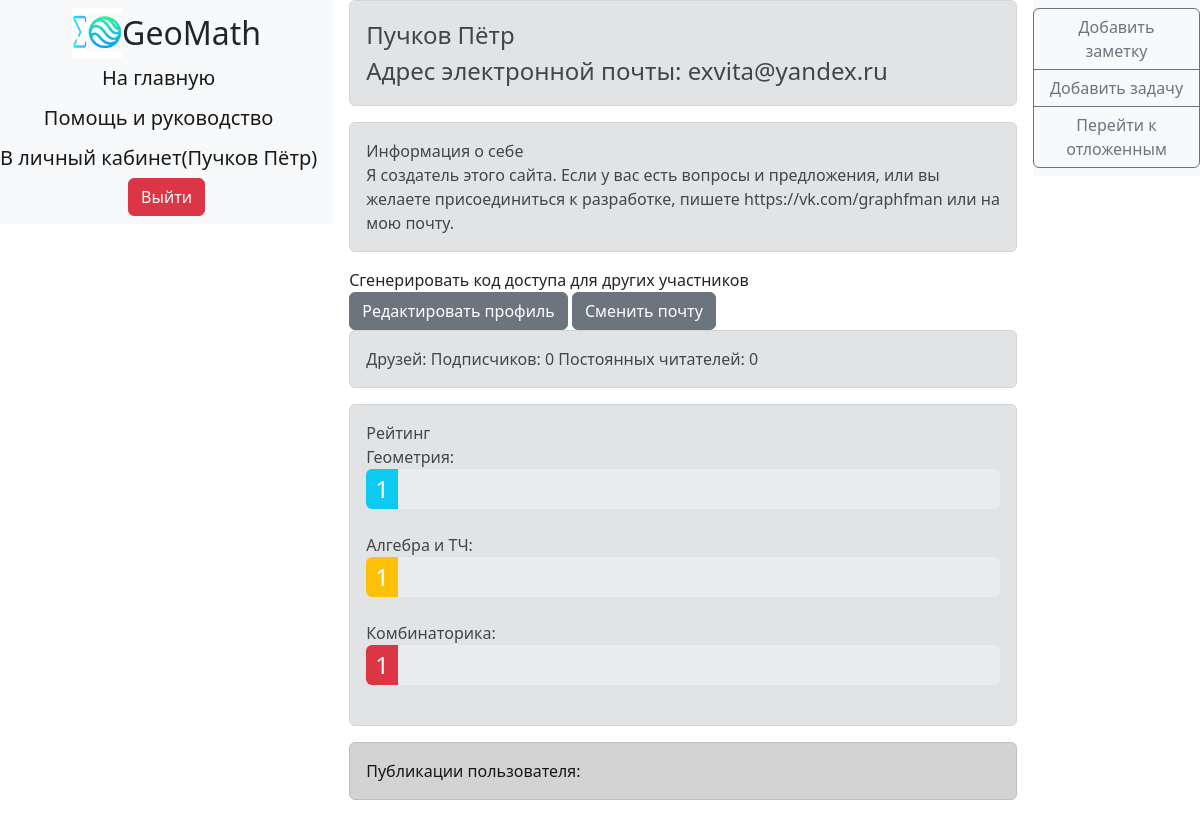
Page /profile/1 (signed in) on the earlier database version.
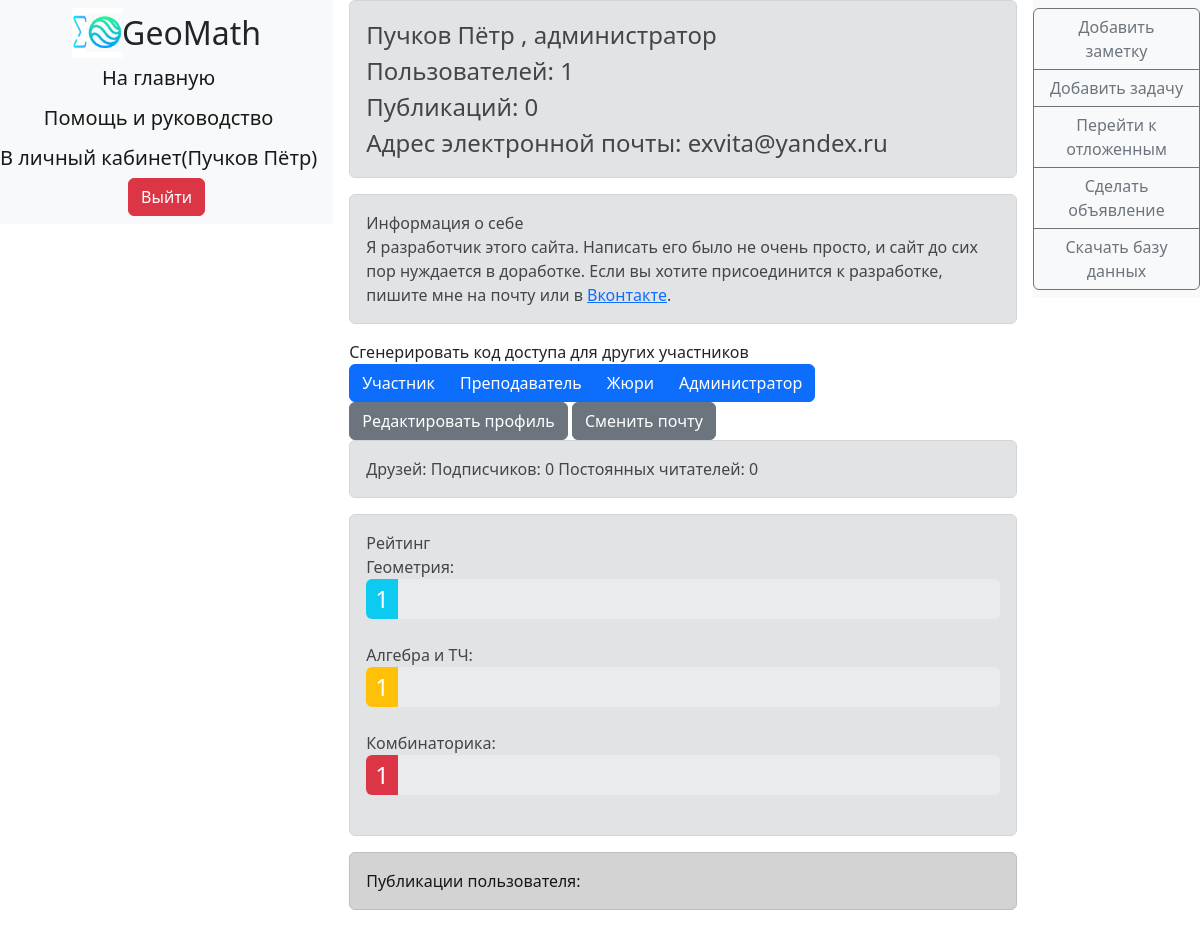
Same page on the later database version.
### data/users.py (models this page shows, shortened)
class User(SqlAlchemyBase, UserMixin):
    __tablename__ = 'users'
    id = sqlalchemy.Column(sqlalchemy.Integer,
                           primary_key=True, autoincrement=True)
    name = sqlalchemy.Column(sqlalchemy.String, nullable=True)
    status = sqlalchemy.Column(sqlalchemy.String, nullable=True)
    about = sqlalchemy.Column(sqlalchemy.String, nullable=True)
    email = sqlalchemy.Column(sqlalchemy.String,
                              index=True, unique=True, nullable=True)
    email_code = sqlalchemy.Column(sqlalchemy.String)
    new_email = sqlalchemy.Column(sqlalchemy.String)
    new_email_code = sqlalchemy.Column(sqlalchemy.String, default='')
    hashed_password = sqlalchemy.Column(sqlalchemy.String, nullable=True)
    created_date = sqlalchemy.Column(sqlalchemy.DateTime,
                                     default=datetime.datetime.now)
    wrong = sqlalchemy.Column(sqlalchemy.PickleType, default=[])
    toread = sqlalchemy.Column(sqlalchemy.PickleType, default=[])
    subscribers_count = sqlalchemy.Column(sqlalchemy.Integer, default=0)
    readers = sqlalchemy.Column(sqlalchemy.PickleType, default=[])
    subscribes = sqlalchemy.Column(sqlalchemy.PickleType, default=[])
    posts = orm.relation("Post", back_populates='user')
    problems = orm.relation("Problem", back_populates='user')
    solutions = orm.relation("Solution", back_populates='user')
    comments = orm.relation("Comment", back_populates='user')
    def profile_href(self):
        return f"/profile/{self.id}"
    def get_rank(self, theme=None, creating_only=False): # Умная функция подсчёта рейтинга
        res = 0
        if self.status in ['жюри', 'преподаватель']:
            return 100
        for post in self.posts:
            if theme is None or post.theme == theme:
                res += post.rank
        for comment in self.comments:
            if theme is None or comment.theme == theme:
                res += comment.rank * 0.3
        timedelta = datetime.datetime.now() - self.created_date
        months = timedelta.seconds / 60 / 60 / 24 / 30
        res -= months
        rank = max(1, math.atan(res / 2000) / math.pi * 200)
        return rank

### main.py (the view)
@login_required
@app.route('/profile/<int:user_id>')
def profile(user_id):
    if not current_user.is_authenticated:
        return redirect('/login')
    db_sess = db_session.create_session()
    user = db_sess.query(User).filter(User.id == user_id).first()
    if not user:
        db_sess.close()
        return redirect("/")
    publs = sorted(list(user.posts) + list(user.problems), key=lambda x: x.created_date)[
            ::-1]
    res = make_response(
        render_template("profile.html", title=user.name, user=user, viewer=current_user, publications=publs,
                        isinstance=isinstance,
                        Post=Post, Problem=Problem,
                        subscribers=user.subscribers_count, readers=(0 if not user.readers else len(user.readers)),
                        geom1=user.get_rank('0', creating_only=True),
                        alg1=user.get_rank('1', creating_only=True), comb1=user.get_rank('2', creating_only=True),
                        geom2=user.get_rank('0'),
                        alg2=user.get_rank('1'), comb2=user.get_rank('2'), with_cats_show=with_cats_show,
                        admin_message=admin_message, users_count=db_sess.query(User).count(),
                        publ_count=db_sess.query(Post).count() + db_sess.query(Problem).count()
                        ))
    return res

### data/db_session.py (called while the page is built)
def create_session() -> Session:
    global __factory
    return __factory()

### main.py (called while the page is built)
@login_manager.user_loader
def load_user(user_id):
    db_sess = db_session.create_session()
    return db_sess.query(User).get(user_id)

### templates/profile.html (shortened to what this page needs)
{% extends "base.html" %}
{% block content %}
<div class="alert alert-secondary"><font size="5">
    {{ user.name }}
    {% if viewer.id==user.id and user.status=="администратор" %}, администратор<br> Пользователей: {{users_count}}<br>Публикаций: {{publ_count}}
    {% endif %}
    <br>
    Адрес электронной почты: {{ user.email }}
</font></div>
{% if user.about %}
{% if user.status=="администратор" %}
<div class="alert alert-secondary">Информация о себе <br> {{ user.about|safe }}</div>
{% else %}
<div class="alert alert-secondary">Информация о себе <br> {{ user.about }}</div>
{% endif %}
{% endif %}
{% if viewer.id==user.id %}
Сгенерировать код доступа для других участников<br>
{% if user.status=="администратор" %}
<div class="btn-group" role="group" aria-label="Basic example">
    <a href="/generate_code/участник" class="btn btn-primary">Участник</a>
    <a href="/generate_code/преподаватель" class="btn btn-primary">Преподаватель</a>
    <a href="/generate_code/жюри" class="btn btn-primary">Жюри</a>
    <a href="/generate_code/администратор" class="btn btn-primary">Администратор</a>
</div>
{% elif user.status=="жюри" %}
<div class="btn-group" role="group" aria-label="Basic example">
    <a href="/generate_code/участник" class="btn btn-primary">Участник</a>
    <a href="/generate_code/преподаватель" class="btn btn-primary">Преподаватель</a>
    <a href="/generate_code/жюри" class="btn btn-primary">Жюри</a>
</div>
{% elif user.status=="преподаватель" %}
<div class="btn-group" role="group" aria-label="Basic example">
    <a href="/generate_code/участник" class="btn btn-primary">Участник</a>
    <a href="/generate_code/преподаватель" class="btn btn-primary">Преподаватель</a>
</div>
{% elif user.status=="участник" %}
<div class="btn-group" role="group" aria-label="Basic example">
    <a href="/generate_code/участник" class="btn btn-primary">Участник</a>
</div>
{% endif %}
{% set edit_profile_href = "/edit_profile/" + user.id|string %}
{% set email_reset_href = "/reset_email/"+user.id|string %}
<a class="btn btn-secondary" href={{ edit_profile_href }}>Редактировать профиль</a> <a class="btn btn-secondary" href={{ email_reset_href }}>Сменить почту</a>
{% endif %}
<div class="alert alert-secondary">Друзей: {{ friends }} Подписчиков: {{ subscribers }} Постоянных читателей: {{ readers
    }}
</div>
{% if user.status!="жюри" and user.status!="преподаватель" %}
<div class="alert alert-secondary">
    Рейтинг<br>
    Геометрия:
    <div class="progress" style="height: 40px;">
        {% if 0<=geom1 and geom1<10 %}
        <div class="progress-bar bg-info" role="progressbar" style="width: 5%" aria-valuenow="5" aria-valuemin="0"
             aria-valuemax="100"><font
                size="5">{{ geom1 }}</font></div>
        {% elif 10<=geom1 and geom1<30 %}
        <div class="progress-bar bg-info" role="progressbar" style="width: 20%" aria-valuenow="20" aria-valuemin="0"
             aria-valuemax="100"><font
                size="5">{{ geom1 }}</font></div>
        {% elif 30<=geom1 and geom1<50 %}
        <div class="progress-bar bg-info" role="progressbar" style="width: 40%" aria-valuenow="40" aria-valuemin="0"
             aria-valuemax="100"><font
                size="5">{{ geom1 }}</font></div>
        {% elif 50<=geom1 and geom1<70 %}
        <div class="progress-bar bg-info" role="progressbar" style="width: 60%" aria-valuenow="60" aria-valuemin="0"
             aria-valuemax="100"><font
                size="5">{{ geom1 }}</font></div>
        {% elif 70<=geom1 and geom1<90 %}
        <div class="progress-bar bg-info" role="progressbar" style="width: 80%" aria-valuenow="80" aria-valuemin="0"
             aria-valuemax="100"><font
                size="5">{{ geom1 }}</font></div>
        {% elif 90<=geom1 and geom1<100 %}
        <div class="progress-bar bg-info" role="progressbar" style="width: 95%" aria-valuenow="95" aria-valuemin="0"
             aria-valuemax="100"><font
                size="5">{{ geom1 }}</font></div>
        {% elif geom1==100 %}
        <div class="progress-bar bg-info" role="progressbar" style="width: 100%" aria-valuenow="100" aria-valuemin="0"
             aria-valuemax="100"><font
                size="5">{{ geom1 }}</font></div>
        {% endif %}
    </div>
    <br>
    Алгебра и ТЧ:
    <div class="progress" style="height: 40px;">
        {% if 0<=alg1 and alg1<10 %}
        <div class="progress-bar bg-warning" role="progressbar" style="width: 5%" aria-valuenow="5" aria-valuemin="0"
             aria-valuemax="100"><font
                size="5"> {{ alg1 }}</font></div>
        {% elif 10<=alg1 and alg1<30 %}
        <div class="progress-bar bg-warning" role="progressbar" style="width: 20%" aria-valuenow="20" aria-valuemin="0"
             aria-valuemax="100"><font
                size="5"> {{ alg1 }}</font></div>
        {% elif 30<=alg1 and alg1<50 %}
        <div class="progress-bar bg-warning" role="progressbar" style="width: 40%" aria-valuenow="40" aria-valuemin="0"
             aria-valuemax="100"><font
                size="5"> {{ alg1 }}</font></div>
        {% elif 50<=alg1 and alg1<70 %}
        <div class="progress-bar bg-warning" role="progressbar" style="width: 60%" aria-valuenow="60" aria-valuemin="0"
             aria-valuemax="100"><font
                size="5"> {{ galg1 }}</font></div>
        {% elif 70<=alg1 and alg1<90 %}
        <div class="progress-bar bg-warning" role="progressbar" style="width: 80%" aria-valuenow="80" aria-valuemin="0"
             aria-valuemax="100"><font
                size="5"> {{ alg1 }}</font></div>
        {% elif 90<=alg1 and alg1<100 %}
        <div class="progress-bar bg-warning" role="progressbar" style="width: 95%" aria-valuenow="95" aria-valuemin="0"
             aria-valuemax="100"><font
                size="5"> {{ alg1 }}</font></div>
        {% elif alg1==100 %}
        <div class="progress-bar bg-warning" role="progressbar" style="width: 100%" aria-valuenow="100"
             aria-valuemin="0"
             aria-valuemax="100"><font
                size="5"> {{ alg1 }}</font></div>
        {% endif %}
    </div>
    <br>
    Комбинаторика:
    <div class="progress" style="height: 40px;">
        {% if 0<=comb1 and comb1<10 %}
        <div class="progress-bar bg-danger" role="progressbar" style="width: 5%" aria-valuenow="5" aria-valuemin="0"
             aria-valuemax="100"><font
                size="5">{{ comb1 }}</font></div>
        {% elif 10<=comb1 and comb1<30 %}
        <div class="progress-bar bg-danger" role="progressbar" style="width: 20%" aria-valuenow="20" aria-valuemin="0"
             aria-valuemax="100"><font
                size="5">{{ comb1 }}</font></div>
        {% elif 30<=comb1 and comb1<50 %}
        <div class="progress-bar bg-danger" role="progressbar" style="width: 40%" aria-valuenow="40" aria-valuemin="0"
             aria-valuemax="100"><font
                size="5">{{ comb1 }}</font></div>
        {% elif 50<=comb1 and comb1<70 %}
        <div class="progress-bar bg-danger" role="progressbar" style="width: 60%" aria-valuenow="60" aria-valuemin="0"
             aria-valuemax="100"><font
                size="5">{{ comb1 }}</font></div>
        {% elif 70<=comb1 and comb1<90 %}
        <div class="progress-bar bg-danger" role="progressbar" style="width: 80%" aria-valuenow="80" aria-valuemin="0"
             aria-valuemax="100"><font
                size="5">{{ comb1 }}</font></div>
        {% elif 90<=comb1 and comb1<100 %}
        <div class="progress-bar bg-danger" role="progressbar" style="width: 95%" aria-valuenow="95" aria-valuemin="0"
             aria-valuemax="100"><font
                size="5">{{ comb1 }}</font></div>
        {% elif comb1==100 %}
        <div class="progress-bar bg-danger" role="progressbar" style="width: 100%" aria-valuenow="100" aria-valuemin="0"
             aria-valuemax="100"><font
                size="5">{{ comb1 }}</font></div>
        {% endif %}
    </div>
    <br>
</div>
{% endif %}
<div class="alert alert-dark">Публикации пользователя:
</div>
{% endblock %}

### templates/base.html (shortened to what this page needs)
<!doctype html>
<html lang="en">
<head>
    <link href="https://cdn.jsdelivr.net/npm/bootstrap@5.2.0-beta1/dist/css/bootstrap.min.css" rel="stylesheet"
>
    <link href="/static/css/bootstrap.min.css" rel="stylesheet">
    <link href="/static/css/cheatsheet.css" rel="stylesheet">
    <link href="/static/css/my.css" rel="stylesheet">
</head>
<body>
<header>
    <nav class="navbar navbar-secondary bg-light flex-column">
        <div><img src="/static/images/icon.png" height="50" style="vertical-align: middle"><font size="6"
                                                                                                style="vertical-align: middle">GeoMath</font>
        </div>
        <a class="navbar-brand" href="/">На главную</a>
        <a class="navbar-brand" href="/help">Помощь и руководство</a>
        {% if current_user.is_authenticated %}
        <a class="navbar-brand" href={{ current_user.profile_href() }}>В личный кабинет({{ current_user.name
            }})</a>
        {% endif %}
        {% if current_user.is_authenticated %}
        <a class="btn btn-danger" href="/logout">Выйти</a>
        {% else %}
        <p>
            <a class="btn btn-primary " href="/register">Зарегистрироваться</a>
            <a class="btn btn-success" href="/login">Войти</a>
        </p>
        {% endif %}
    </nav>
</header>
<main role="main">
    {% block content %}{% endblock %}
</main>
<header>
    <nav class="navbar navbar bg-light flex-column">
        <div class="btn-group-vertical" role="group">
            {% if current_user.is_authenticated %}
            <a href="/add_post" class="btn btn-outline-secondary">Добавить заметку</a>
            <a href="/add_problem" class="btn btn-outline-secondary">Добавить задачу</a>
            <a class="btn btn-outline-secondary" href="/my">Перейти к отложенным</a>
            {% if current_user.status == "администратор" %}
            <a class="btn btn-outline-secondary" href="/admin_message">Сделать объявление</a>
            <a class="btn btn-outline-secondary" href="/get_db">Скачать базу данных</a>
            {% endif %}
            {% endif %}
        </div>
    </nav>
</header>
</body>
</html>

### static/css/cheatsheet.css (style rules this page uses)
body { scroll-behavior: smooth; }
@media (min-width: 1200px) { body { display: grid; grid-template-rows: auto; grid-template-columns: 1fr 4fr 1fr; gap: 1rem; } }

### static/css/my.css (style rules this page uses)
body { background-color: white; }

Differences in the rows shown:
changed User "Пучков Пётр": status "админ" → "администратор" (drawn); about "Я создатель этого сайта. Если у вас есть вопросы и предложения, или вы желаете присоединиться к разработке, пишете https://vk.com/graphfman или на мою почту." → "Я разработчик этого сайта. Написать его было не очень просто, и сайт до сих пор нуждается в доработке. Если вы хотите присоединится к разработке, пишите мне на почту или в Вконтакте ."
Other differences:
{{ users_count }}: (not shown) → "1"
{{ publ_count }}: (not shown) → "0"
text now shown: ", администратор Пользователей: Публикаций: Участник Преподаватель Жюри Администратор Сделать объявление Скачать базу данных"
